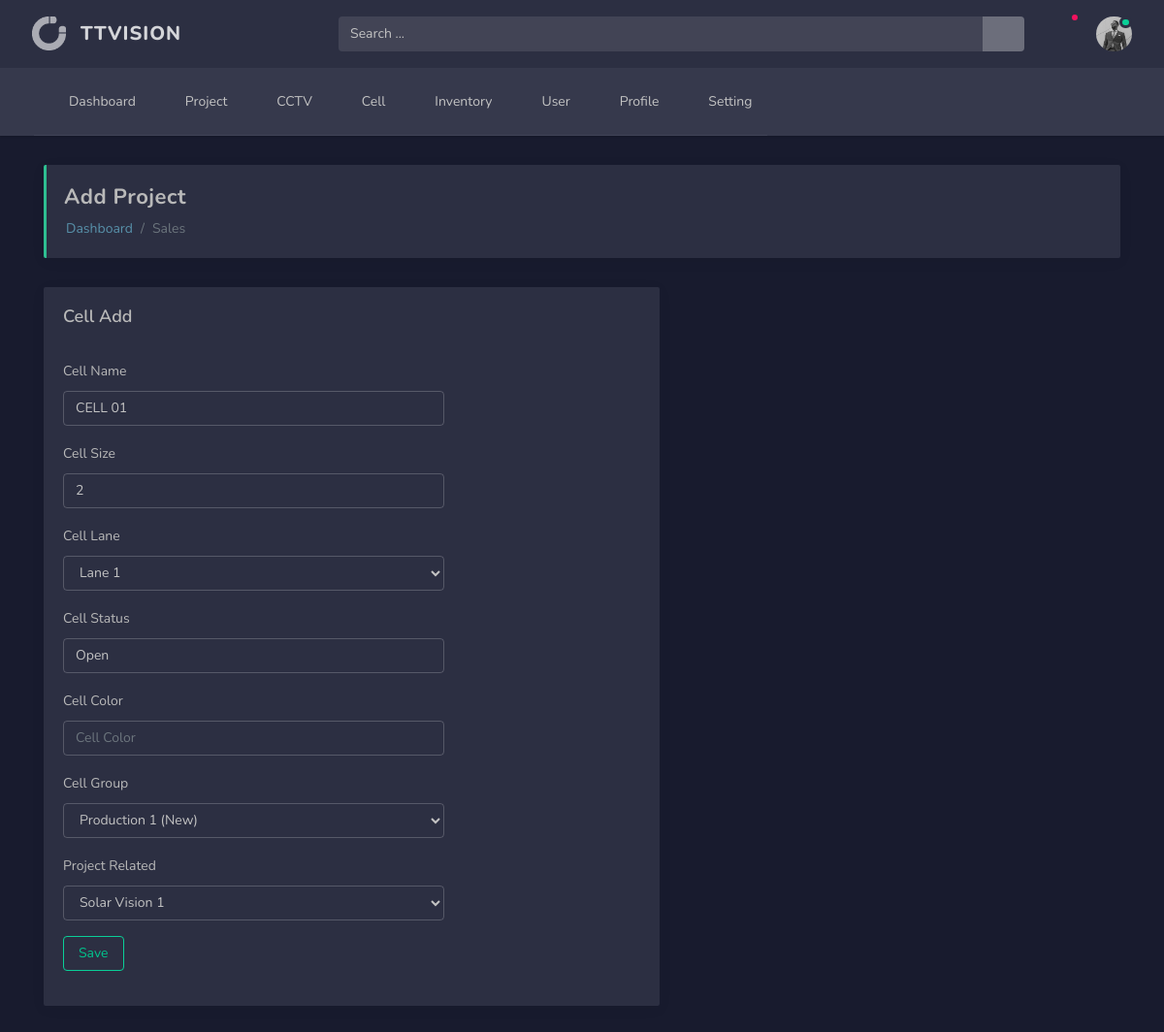
Screenshot of /update-cell/1/ with the database file from the repository.
### production/models.py (models this page shows, shortened)
class Ttvcell(models.Model):
    cell_name = models.CharField(max_length=100, blank=True)
    cell_size = models.IntegerField(default=0, blank=True)
    cell_lane = models.IntegerField(default=0, blank=True)
    cell_status = models.CharField(max_length=10, blank=True)
    cell_color = models.CharField(max_length=10, blank=True)
    cell_group = models.ForeignKey(Groupcell, blank=True, null=True, on_delete = models.SET_NULL)
    cell_project = models.ForeignKey(Ttvproject,  blank=True, null=True, on_delete = models.SET_NULL)

### production/views.py (the view)
# urls.py: path('update-cell/<int:cid>/',Updatecell, name='update-cell'),
def Updatecell(request, cid):
    obj = Ttvcell.objects.get(id=cid)
    form = CellForm(request.POST or None, instance=obj)
    if form.is_valid():
        form.save()
    context = {
        'form':form
    }
    return render(request, 'cell_update.html',context)

### production/models.py (called while the page is built)
    def __str__(self):
        return self.group_name

    def __str__(self):
        return self.p_name

### templates/cell_update.html (shortened to what this page needs)
{% extends 'based/based.html' %}
{% block content %}
{% load static %}
<main class="main-content">
    <div class="container">
        <div class="page-header d-md-flex justify-content-between align-items-center">
            <div>
                <h4>Add Project</h4>
                <nav aria-label="breadcrumb">
                    <ol class="breadcrumb">
                        <li class="breadcrumb-item"><a href="#">Dashboard</a></li>
                        <li class="breadcrumb-item active" aria-current="page">Sales</li>
                    </ol>
                </nav>
            </div>
        </div>
        <div class="row">
            <div class="col-md-7">
              <div class="card">
                <div class="card-body">
                    <h5 class="card-title">Cell Add</h5>
                    <form action='.' method='POST'>
                        <div class="form-row">
                            <div class="col-md-8 mb-3">
                                <label>Cell Name</label>
                                {{form.cell_name}}
                            </div>
                        </div>
                        <div class="form-row">
                            <div class="col-md-8 mb-3">
                                <label>Cell Size</label>
                                 {{form.cell_size}}
                            </div>
                        </div>
                        <div class="form-row">
                            <div class="col-md-8 mb-3">
                                <label>Cell Lane</label>
                                 {{form.cell_lane}}
                            </div>
                        </div>
                        <div class="form-row">
                            <div class="col-md-8 mb-3">
                                <label>Cell Status</label>
                                 {{form.cell_status}}
                            </div>
                        </div>
                        <div class="form-row">
                            <div class="col-md-8 mb-3">
                                <label>Cell Color</label>
                                 {{form.cell_color}}
                            </div>
                        </div>
                        <div class="form-row">
                            <div class="col-md-8 mb-3">
                                <label>Cell Group</label>
                                 {{form.cell_group}}
                            </div>
                        </div>
                        <div class="form-row">
                            <div class="col-md-8 mb-3">
                                <label>Project Related</label>
                                 {{form.cell_project}}
                            </div>
                        </div>
                        <div class="form-row">
                            <div class="col-md-8 mb-3">
                                <button type="submit" name="submit" class="btn btn-outline-success">Save</button>
                            </div>
                        </div>
                    </form>
                </div>
            </div>
            </div>
        </div>
    </div>
</main>
{% endblock content %}

### rows the page displays
Ttvcell: cell_name "CELL 01", cell_size "2", cell_lane "Lane 1", cell_status "Open", cell_group "Production 1 (New)", cell_project "Solar Vision 1"
